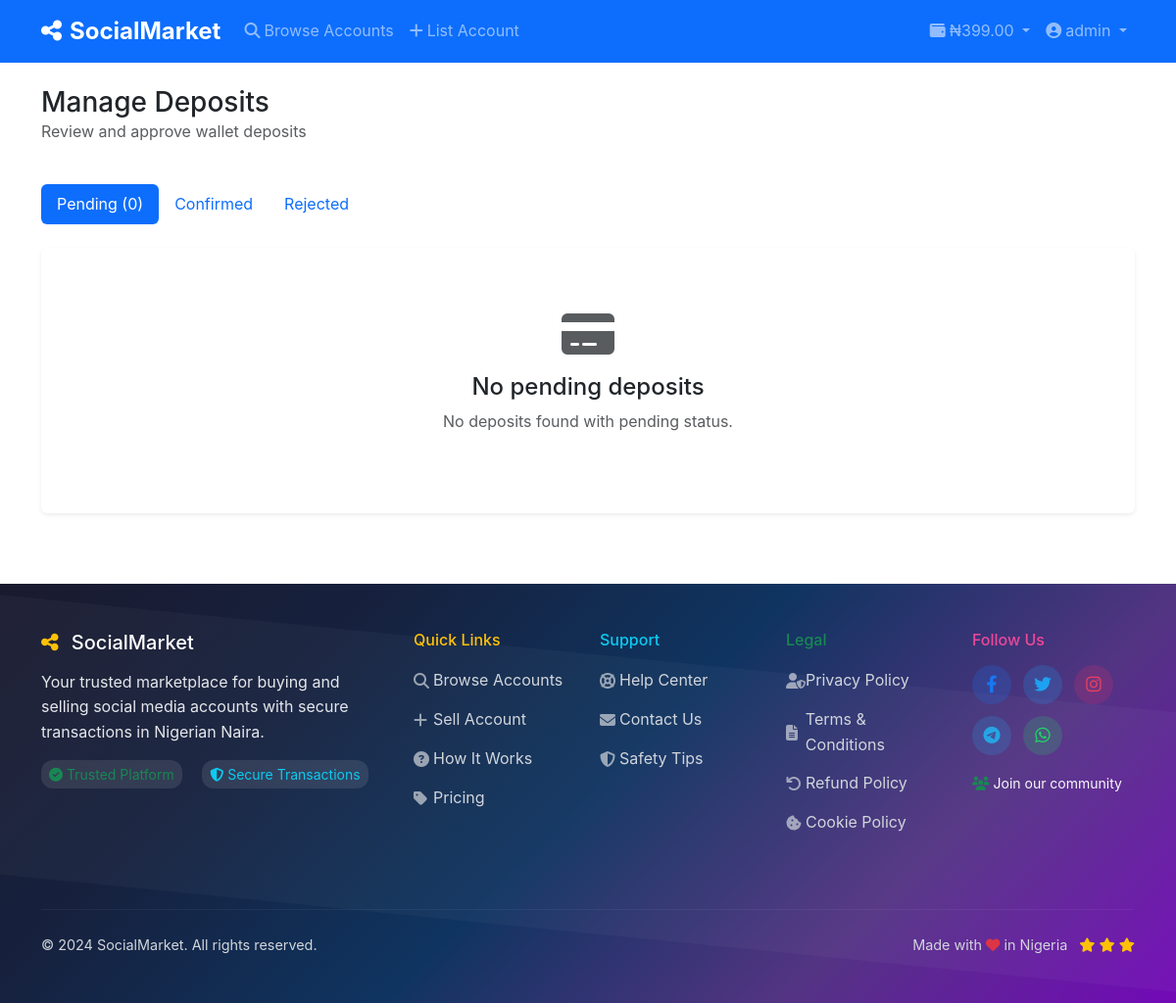
The page /admin/deposits (signed in) on the database as committed earlier.
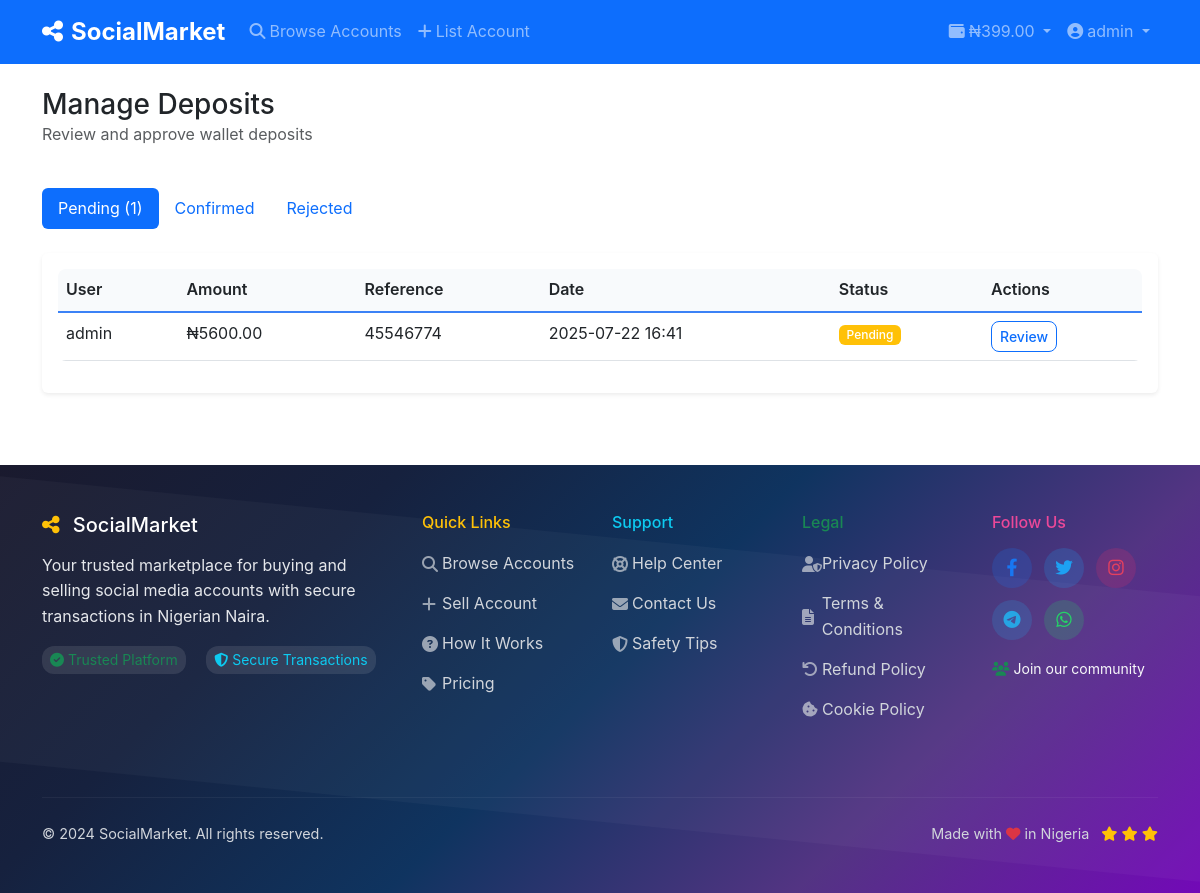
The same page on the database as committed later.
### models.py (models this page shows, shortened)
class WalletDeposit(db.Model):
    id = db.Column(db.Integer, primary_key=True)
    user_id = db.Column(db.Integer, db.ForeignKey('user.id'), nullable=False)
    amount = db.Column(db.Numeric(10, 2), nullable=False)
    deposit_method = db.Column(db.String(50))  # bank_transfer, cash_deposit
    bank_name = db.Column(db.String(100))
    account_number = db.Column(db.String(20))
    account_name = db.Column(db.String(100))
    payment_proof = db.Column(db.String(255))
    reference_number = db.Column(db.String(100))
    status = db.Column(db.String(20), default='pending')  # pending, confirmed, rejected
    admin_notes = db.Column(db.Text)
    processed_by = db.Column(db.Integer, db.ForeignKey('user.id'))
    processed_at = db.Column(db.DateTime)
    created_at = db.Column(db.DateTime, default=datetime.utcnow)

class User(UserMixin, db.Model):
    id = db.Column(db.Integer, primary_key=True)
    username = db.Column(db.String(80), unique=True, nullable=False)
    email = db.Column(db.String(120), unique=True, nullable=False)
    password_hash = db.Column(db.String(255), nullable=False)
    role = db.Column(db.String(20), default='user')  # user, admin
    first_name = db.Column(db.String(50))
    last_name = db.Column(db.String(50))
    phone = db.Column(db.String(20))
    profile_pic = db.Column(db.String(255))
    bio = db.Column(db.Text)
    is_verified = db.Column(db.Boolean, default=False)
    is_active = db.Column(db.Boolean, default=True)
    is_banned = db.Column(db.Boolean, default=False)
    wallet_balance = db.Column(db.Numeric(10, 2), default=0.00)
    referral_code = db.Column(db.String(20), unique=True)
    referred_by = db.Column(db.Integer, db.ForeignKey('user.id'))
    referral_earnings = db.Column(db.Numeric(10, 2), default=0.00)
    created_at = db.Column(db.DateTime, default=datetime.utcnow)
    last_login = db.Column(db.DateTime)
    accounts_for_sale = db.relationship('SocialAccount', foreign_keys='SocialAccount.seller_id', backref='seller', lazy=True)
    accounts_reviewed = db.relationship('SocialAccount', foreign_keys='SocialAccount.reviewed_by', backref='reviewer', lazy=True)
    purchases = db.relationship('Purchase', backref='buyer', lazy=True)
    deposits = db.relationship('WalletDeposit', foreign_keys='WalletDeposit.user_id', backref='user', lazy=True)
    processed_deposits = db.relationship('WalletDeposit', foreign_keys='WalletDeposit.processed_by', backref='processor', lazy=True)
    referrals = db.relationship('User', backref=db.backref('referrer', remote_side=[id]))

### app.py (the view)
@app.route('/admin/deposits')
@login_required
@admin_required
def admin_deposits():
    page = request.args.get('page', 1, type=int)
    status_filter = request.args.get('status', 'pending')
    deposits = WalletDeposit.query.filter_by(status=status_filter).order_by(
        WalletDeposit.created_at.desc()
    ).paginate(page=page, per_page=20, error_out=False)
    return render_template('admin/deposits.html', deposits=deposits,
                         current_status=status_filter)

### app.py (called while the page is built)
def admin_required(f):
    @wraps(f)
    def decorated_function(*args, **kwargs):
        if not current_user.is_authenticated or current_user.role != 'admin':
            flash('Access denied. Admin privileges required.', 'error')
            return redirect(url_for('index'))
        return f(*args, **kwargs)
    return decorated_function

@login_manager.user_loader
def load_user(user_id):
    return User.query.get(int(user_id))

@app.context_processor
def inject_settings():
    settings = Settings.query.first()
    return dict(settings=settings)

### templates/admin/deposits.html (shortened to what this page needs)
{% extends "base.html" %}
{% block content %}
<div class="container py-4">
    <div class="row mb-4">
        <div class="col-12">
            <h1 class="h3 mb-0">Manage Deposits</h1>
            <p class="text-muted">Review and approve wallet deposits</p>
        </div>
    </div>
    <div class="row mb-4">
        <div class="col-12">
            <ul class="nav nav-pills">
                <li class="nav-item">
                    <a class="nav-link {{ 'active' if current_status == 'pending' else '' }}"
                       href="{{ url_for('admin_deposits', status='pending') }}">
                        Pending ({{ deposits.total if current_status == 'pending' else 0 }})
                    </a>
                </li>
                <li class="nav-item">
                    <a class="nav-link {{ 'active' if current_status == 'confirmed' else '' }}"
                       href="{{ url_for('admin_deposits', status='confirmed') }}">
                        Confirmed
                    </a>
                </li>
                <li class="nav-item">
                    <a class="nav-link {{ 'active' if current_status == 'rejected' else '' }}"
                       href="{{ url_for('admin_deposits', status='rejected') }}">
                        Rejected
                    </a>
                </li>
            </ul>
        </div>
    </div>
    <div class="row">
        <div class="col-12">
            <div class="card border-0 shadow-sm">
                <div class="card-body">
                    {% if deposits.items %}
                        <div class="table-responsive">
                            <table class="table table-hover">
                                <thead>
                                    <tr>
                                        <th>User</th>
                                        <th>Amount</th>
                                        <th>Reference</th>
                                        <th>Date</th>
                                        <th>Status</th>
                                        <th>Actions</th>
                                    </tr>
                                </thead>
                                <tbody>
                                    {% for deposit in deposits.items %}
                                    <tr>
                                        <td>{{ deposit.user.username }}</td>
                                        <td>₦{{ "%.2f"|format(deposit.amount) }}</td>
                                        <td>{{ deposit.reference_number }}</td>
                                        <td>{{ deposit.created_at.strftime('%Y-%m-%d %H:%M') }}</td>
                                        <td>
                                            <span class="badge bg-{{ 'success' if deposit.status == 'confirmed' else 'warning' if deposit.status == 'pending' else 'danger' }}">
                                                {{ deposit.status.title() }}
                                            </span>
                                        </td>
                                        <td>
                                            <a href="{{ url_for('admin_review_deposit', id=deposit.id) }}" class="btn btn-sm btn-outline-primary">Review</a>
                                        </td>
                                    </tr>
                                    {% endfor %}
                                </tbody>
                            </table>
                        </div>
                    {% else %}
                        <div class="text-center py-5">
                            <i class="fas fa-credit-card fa-3x text-muted mb-3"></i>
                            <h4>No {{ current_status }} deposits</h4>
                            <p class="text-muted">No deposits found with {{ current_status }} status.</p>
                        </div>
                    {% endif %}
                </div>
            </div>
        </div>
    </div>
</div>
{% endblock %}

Rows that differ between the two databases and show on the page:
added WalletDeposit: user.username "admin", amount "5600.00", reference_number "45546774", created_at "2025-07-22 16:41", status "Pending"
Other text that changed with them:
{{ deposits.total if current_status == 'pending' else 0 }}: "0" → "1"
{{ current_status }}: "pending" → (not shown)
text no longer shown: "No deposits No deposits found with status."
text now shown: "User Amount Reference Date Status Actions"
